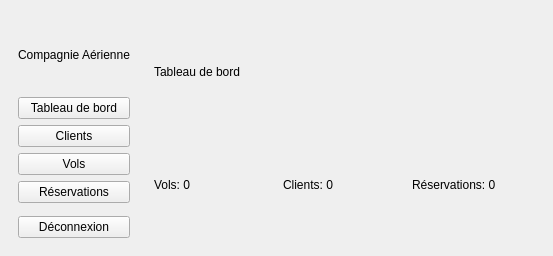
<?xml version="1.0" encoding="UTF-8"?>
<ui version="4.0">
 <class>MainWindow</class>
 <widget class="QMainWindow" name="MainWindow">
  <property name="windowTitle"><string>Gestion Réservations - Tableau de bord</string></property>
  <widget class="QWidget" name="centralwidget">
   <layout class="QHBoxLayout" name="horizontalLayout">
    <item>
     <widget class="QFrame" name="sideMenu">
      <property name="minimumWidth"><number>180</number></property>
      <layout class="QVBoxLayout" name="sideLayout">
       <item><widget class="QLabel" name="lblLogo"><property name="text"><string>Compagnie Aérienne</string></property><property name="alignment"><set>Qt::AlignCenter</set></property></widget></item>
       <item><widget class="QPushButton" name="btnDashboard"><property name="text"><string>Tableau de bord</string></property></widget></item>
       <item><widget class="QPushButton" name="btnClients"><property name="text"><string>Clients</string></property></widget></item>
       <item><widget class="QPushButton" name="btnVols"><property name="text"><string>Vols</string></property></widget></item>
       <item><widget class="QPushButton" name="btnReservations"><property name="text"><string>Réservations</string></property></widget></item>
       <item>
        <spacer name="verticalSpacer">
         <property name="orientation"><enum>Qt::Vertical</enum></property>
         <property name="sizeType"><enum>QSizePolicy::Expanding</enum></property>
        </spacer>
       </item>
       <item><widget class="QPushButton" name="btnLogout"><property name="text"><string>Déconnexion</string></property></widget></item>
      </layout>
     </widget>
    </item>
    <item>
     <widget class="QStackedWidget" name="stackedWidget">
      <widget class="QWidget" name="pageDashboard">
       <layout class="QVBoxLayout" name="verticalLayout_2">
        <item><widget class="QLabel" name="lblDashboardTitle"><property name="text"><string>Tableau de bord</string></property></widget></item>
        <item>
         <layout class="QHBoxLayout" name="statsLayout">
          <item><widget class="QLabel" name="lblTotalVols"><property name="text"><string>Vols: 0</string></property></widget></item>
          <item><widget class="QLabel" name="lblTotalClients"><property name="text"><string>Clients: 0</string></property></widget></item>
          <item><widget class="QLabel" name="lblTotalReservations"><property name="text"><string>Réservations: 0</string></property></widget></item>
         </layout>
        </item>
       </layout>
      </widget>
      <widget class="QWidget" name="pageClients">
       <layout class="QVBoxLayout" name="verticalLayout_3">
        <item>
         <layout class="QHBoxLayout" name="clientsActions">
          <item><widget class="QLineEdit" name="lineClientSearch"><property name="placeholderText"><string>Rechercher un client...</string></property></widget></item>
          <item><widget class="QPushButton" name="btnClientAdd"><property name="text"><string>Ajouter</string></property></widget></item>
          <item><widget class="QPushButton" name="btnClientEdit"><property name="text"><string>Modifier</string></property></widget></item>
          <item><widget class="QPushButton" name="btnClientDelete"><property name="text"><string>Supprimer</string></property></widget></item>
         </layout>
        </item>
        <item><widget class="QTableWidget" name="tableClients"/></item>
       </layout>
      </widget>
      <widget class="QWidget" name="pageVols">
       <layout class="QVBoxLayout" name="verticalLayout_4">
        <item>
         <layout class="QHBoxLayout" name="volsActions">
          <item><widget class="QLineEdit" name="lineVolSearch"><property name="placeholderText"><string>Rechercher un vol...</string></property></widget></item>
          <item><widget class="QPushButton" name="btnVolAdd"><property name="text"><string>Ajouter</string></property></widget></item>
          <item><widget class="QPushButton" name="btnVolEdit"><property name="text"><string>Modifier</string></property></widget></item>
          <item><widget class="QPushButton" name="btnVolDelete"><property name="text"><string>Supprimer</string></property></widget></item>
         </layout>
        </item>
        <item><widget class="QTableWidget" name="tableVols"/></item>
       </layout>
      </widget>
      <widget class="QWidget" name="pageReservations">
       <layout class="QVBoxLayout" name="verticalLayout_5">
        <item>
         <layout class="QHBoxLayout" name="reservActions">
          <item><widget class="QPushButton" name="btnResAdd"><property name="text"><string>Nouvelle réservation</string></property></widget></item>
          <item><widget class="QPushButton" name="btnResEdit"><property name="text"><string>Modifier</string></property></widget></item>
          <item><widget class="QPushButton" name="btnResDelete"><property name="text"><string>Supprimer</string></property></widget></item>
          <item><widget class="QPushButton" name="btnPrintTicket"><property name="text"><string>Générer ticket</string></property></widget></item>
         </layout>
        </item>
        <item><widget class="QTableWidget" name="tableReservations"/></item>
       </layout>
      </widget>
     </widget>
    </item>
   </layout>
  </widget>
 </widget>
 <resources/>
 <connections/>
</ui>
